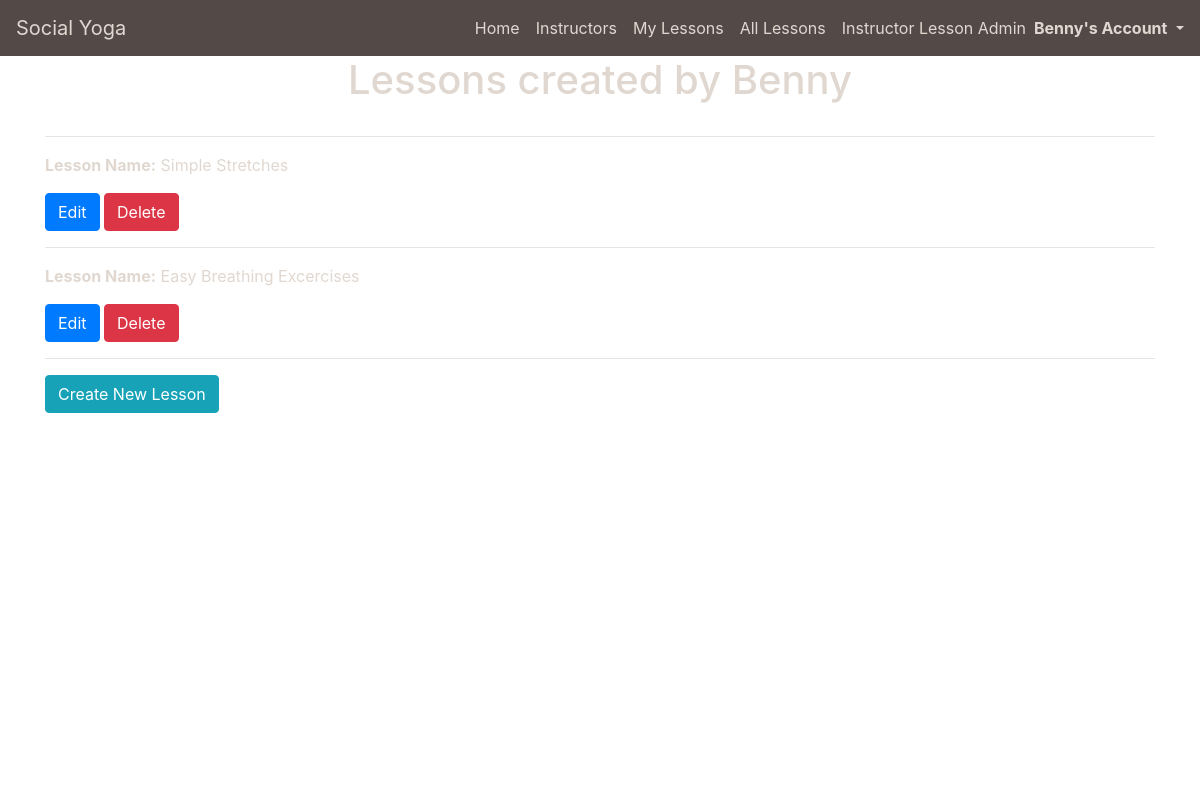
Screenshot of /lessons/instructor_created_lessons/ (signed in) with the database file from the repository.
### profiles/models.py (models this page shows)
class UserProfile(models.Model):
    user = models.OneToOneField(User, on_delete=models.CASCADE)
    first_name = models.CharField(max_length=50, null=False, blank=False)
    last_name = models.CharField(max_length=50, null=False, blank=False)
    is_instructor = models.BooleanField(default=False)
    card_description = models.TextField(max_length=512)
    profile_description = models.TextField()
    image = models.ImageField(null=True, blank=True, upload_to='profile_images/')
    image_url = models.URLField(max_length=1024, null=True, blank=True)
    rating = models.DecimalField(max_digits=5, decimal_places=0, null=True, blank=True)
    def __str__(self):
        return self.user.username

### lessons/models.py (models this page shows, shortened)
class Lesson(models.Model):
    lesson_id = models.CharField(max_length=32, null=False, editable=False)
    instructor_profile = models.ForeignKey(UserProfile, on_delete=models.SET_NULL,
                                        null=True, blank=True, related_name='lessons')
    lesson_name = models.CharField(max_length=32, null=False, editable=True)
    card_description = models.TextField(max_length=254)
    description = models.TextField(max_length=512)
    url = models.URLField(max_length=1024, null=False, blank=False)
    image = models.ImageField(null=True, blank=True, upload_to='lesson_images/')
    image_url = models.URLField(max_length=1024, null=True, blank=True)
    rating = models.DecimalField(max_digits=5, decimal_places=0, null=True, blank=True)
    yoga_style = models.CharField(max_length=50, default='Yoga', null=False, blank=False)
    time = models.IntegerField(blank=True, null=True)

### lessons/views.py (the view)
# urls.py: path('instructor_created_lessons/', views.instructor_created_lessons, name='instructor_created_lessons'),
def instructor_created_lessons(request):
    profile = get_object_or_404(UserProfile, user=request.user)
    template = 'lessons/instructor_created_lessons.html'
    instructor_created_lessons = Lesson.objects.filter(instructor_profile=profile)
    context = {
        'profile': profile,
        'instructor_created_lessons': instructor_created_lessons,
    }
    return render(request, template, context)

### lessons/templates/lessons/instructor_created_lessons.html
{% extends "base.html" %}
{% load static %}
{% block page_header %}
    <div class="container header-container">
        <div class="row">
            <div class="col">
                <h1 class="text-center mb-3">Lessons created by {{ profile }}</h1>
            </div>
        </div>
    </div>
{% endblock %}
{% block content %}
    <div class="overlay"></div>
    <div class="container page-contents">
        <div class="row">
            <div class="col-12">
                <hr>
                {% if instructor_created_lessons %}
                    {% for lesson in instructor_created_lessons %}
                        <p><strong>Lesson Name:</strong> {{ lesson.lesson_name }}</p>
                        <span>
                            <a class="btn btn-primary" href="{% url 'edit_lesson' lesson.lesson_id %}" role="button">Edit</a>
                            <a class="btn btn-danger" href="{% url 'delete_instructor_created_lesson' lesson.lesson_id %}" role="button">Delete</a>
                        </span>
                        <hr>
                    {% endfor %}
                {% else %}
                    <p>You have not created any lessons yet</p>
                {% endif %}
                <a class="btn btn-info" href="{% url 'create_lesson' %}" role="button">Create New Lesson</a>
            </div>
        </div>
    </div>
{% endblock %}

### templates/base.html (shortened to what this page needs)
{% load static %}
<!doctype html>
<html lang="en">
  <head>
    {% block corecss %}
      <link rel="stylesheet" href="https://cdn.jsdelivr.net/npm/bootstrap@4.5.3/dist/css/bootstrap.min.css">
      <link rel="stylesheet" href="{% static 'css/base.css' %}" >
    {% endblock %}
</head>
<body>
    <header class="container-fluid fixed-top p-0">
        <nav class="navbar navbar-expand-lg navbar-custom">
            <a class="navbar-brand" href="{% url 'home' %}">Social Yoga</a>
            <div class="collapse navbar-collapse" id="navbarNav">
                <ul class="navbar-nav ml-auto mb-2 mb-lg-0">
                    <li class="nav-item">
                        <a class="nav-link active" aria-current="page" href="{% url 'home' %}">Home</a>
                    </li>
                    <li class="nav-item">
                        <a class="nav-link active" aria-current="page" href="{% url 'instructors' %}">Instructors</a>
                    </li>
                    {% if user.is_authenticated %}
                    <li class="nav-item">
                        <a class="nav-link active" aria-current="page" href="{% url 'lessons'%}?filter=mylessons">My Lessons</a>
                    </li>
                    <li class="nav-item">
                        <a class="nav-link active" aria-current="page" href="{% url 'lessons' %}">All Lessons</a>
                    </li>
                    {% endif %}
                    {% if user.userprofile.is_instructor %}
                    <li class="nav-item">
                        <a class="nav-link active" aria-current="page" href="{% url 'instructor_created_lessons' %}">Instructor Lesson Admin</a>
                    </li>
                    <li class="d-flex align-items-center">
                        {% endif %}
                        <div class="nav-item dropdown">
                            <a class="dropdown-toggle" href="#" role="button" id="dropdownMenuLink" data-toggle="dropdown" aria-haspopup="true" aria-expanded="false">
                                <strong>{% if user.is_authenticated %}{{ user|title }}'s{% else %}My{% endif %} Account</strong>
                            </a>
                        </div>
                    </li>
                </ul>
            </div>
        </nav>
    </header>
        {% block page_header %}
        {% endblock %}
        {% block content %}
        {% endblock %}
</body>
</html>

### static/css/base.css (style rules this page uses)
.navbar-custom { background-color: #534a47; }
.navbar-custom a { color: #e0d8d0; }
.header-container { margin-top: 56px; }
body { background: url('/media/background-image.jpg') no-repeat center center fixed; background-size: cover; height: calc(100vh - 164px); color: #e0d8d0; }
.overlay { height: 100%; width: 100%; top: 0; left: 0; position: fixed; background: white; z-index: -1; }

### rows the page displays
UserProfile: user.username "Benny"
Lesson: lesson_name "Simple Stretches"
Lesson: lesson_name "Easy Breathing Excercises"

### other values shown
{{ user|title }} "Benny"
